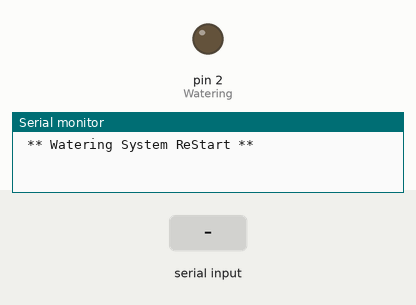
This sketch was run on a simulated Arduino Uno, built with avr-gcc and run on an emulated ATmega328P. Parts: output pins drawn as LEDs (lit = HIGH), the last lines printed to the serial monitor. The inputs (shaded band) are chosen by the test bench.

Above: at 1.2 s.
1.3 s: "WATER_ON\n" received over Serial
At 2.6 s:
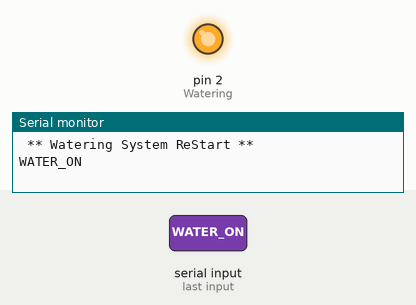
Timing chart, 0 to 7.8 s (numbered marks = the images above; inputs shaded):
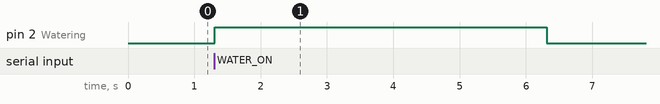

The sketch:

pump.ino
```cpp
int Watering = 2;

void setup()
{
 Serial.begin(9600); // serial communication reset
 pinMode(Watering, OUTPUT);
 digitalWrite(Watering, LOW);
}

void loop()
{
  fun_Watering();
}

void fun_Watering()
{
  Serial.println(" ** Watering System ReStart ** ");
  digitalWrite(Watering, LOW); // relay off + common situation
  while (1) {
    if (Serial.available()) {
      String inString = Serial.readStringUntil('\n');
      Serial.println(inString);
      if (inString== "WATER_ON") {
        digitalWrite(Watering, HIGH); // relay on + watering start
        delay(5000); //(for 5 Second)
        Serial.println( " ** Watering is Finished ** ");
        break;
      }
    }
  }
}
```

Measured:
- after the input at 1.3 s, pin 2 (Watering): LOW → HIGH at once, → LOW 5.0 s later
